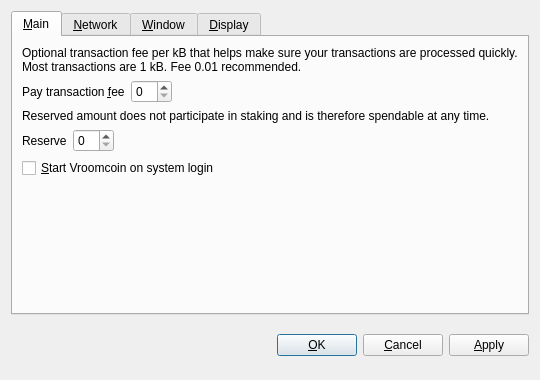
<?xml version="1.0" encoding="UTF-8"?>
<ui version="4.0">
 <class>OptionsDialog</class>
 <widget class="QDialog" name="OptionsDialog">
  <property name="geometry">
   <rect>
    <x>0</x>
    <y>0</y>
    <width>540</width>
    <height>380</height>
   </rect>
  </property>
  <property name="windowTitle">
   <string>Options</string>
  </property>
  <property name="modal">
   <bool>true</bool>
  </property>
  <layout class="QVBoxLayout" name="verticalLayout">
   <item>
    <widget class="QTabWidget" name="tabWidget">
     <property name="tabPosition">
      <enum>QTabWidget::North</enum>
     </property>
     <property name="currentIndex">
      <number>0</number>
     </property>
     <widget class="QWidget" name="tabMain">
      <attribute name="title">
       <string>&amp;Main</string>
      </attribute>
      <layout class="QVBoxLayout" name="verticalLayout_Main">
       <item>
        <widget class="QLabel" name="transactionFeeInfoLabel">
         <property name="text">
          <string>Optional transaction fee per kB that helps make sure your transactions are processed quickly. Most transactions are 1 kB. Fee 0.01 recommended.</string>
         </property>
         <property name="textFormat">
          <enum>Qt::PlainText</enum>
         </property>
         <property name="wordWrap">
          <bool>true</bool>
         </property>
        </widget>
       </item>
       <item>
        <layout class="QHBoxLayout" name="horizontalLayoutFee">
         <item>
          <widget class="QLabel" name="transactionFeeLabel">
           <property name="text">
            <string>Pay transaction &amp;fee</string>
           </property>
           <property name="textFormat">
            <enum>Qt::PlainText</enum>
           </property>
           <property name="buddy">
            <cstring>transactionFee</cstring>
           </property>
          </widget>
         </item>
         <item>
          <widget class="BitcoinAmountField" name="transactionFee"/>
         </item>
         <item>
          <spacer name="horizontalSpacerFee">
           <property name="orientation">
            <enum>Qt::Horizontal</enum>
           </property>
           <property name="sizeHint" stdset="0">
            <size>
             <width>40</width>
             <height>20</height>
            </size>
           </property>
          </spacer>
         </item>
        </layout>
       </item>
       <item>
        <widget class="QLabel" name="reserveBalanceInfoLabel">
         <property name="text">
          <string>Reserved amount does not participate in staking and is therefore spendable at any time.</string>
         </property>
         <property name="textFormat">
          <enum>Qt::PlainText</enum>
         </property>
         <property name="wordWrap">
          <bool>true</bool>
         </property>
        </widget>
       </item>
       <item>
        <layout class="QHBoxLayout" name="horizontalLayoutReserveBalance">
         <item>
          <widget class="QLabel" name="reserveBalanceLabel">
           <property name="text">
            <string>Reserve</string>
           </property>
           <property name="textFormat">
            <enum>Qt::PlainText</enum>
           </property>
           <property name="buddy">
            <cstring>reserveBalance</cstring>
           </property>
          </widget>
         </item>
         <item>
          <widget class="BitcoinAmountField" name="reserveBalance"/>
         </item>
         <item>
          <spacer name="horizontalSpacerReserveBalance">
           <property name="orientation">
            <enum>Qt::Horizontal</enum>
           </property>
           <property name="sizeHint" stdset="0">
            <size>
             <width>40</width>
             <height>20</height>
            </size>
           </property>
          </spacer>
         </item>
        </layout>
       </item>
       <item>
        <widget class="QCheckBox" name="bitcoinAtStartup">
         <property name="toolTip">
          <string>Automatically start Vroomcoin after logging in to the system.</string>
         </property>
         <property name="text">
          <string>&amp;Start Vroomcoin on system login</string>
         </property>
        </widget>
       </item>
       <item>
        <spacer name="verticalSpacer_Main">
         <property name="orientation">
          <enum>Qt::Vertical</enum>
         </property>
         <property name="sizeHint" stdset="0">
          <size>
           <width>20</width>
           <height>40</height>
          </size>
         </property>
        </spacer>
       </item>
      </layout>
     </widget>
     <widget class="QWidget" name="tabNetwork">
      <attribute name="title">
       <string>&amp;Network</string>
      </attribute>
      <layout class="QVBoxLayout" name="verticalLayout_Network">
       <item>
        <widget class="QCheckBox" name="mapPortUpnp">
         <property name="toolTip">
          <string>Automatically open the Vroomcoin client port on the router. This only works when your router supports UPnP and it is enabled.</string>
         </property>
         <property name="text">
          <string>Map port using &amp;UPnP</string>
         </property>
        </widget>
       </item>
       <item>
        <widget class="QCheckBox" name="connectSocks">
         <property name="toolTip">
          <string>Connect to the Vroomcoin network through a SOCKS5 proxy (e.g. when connecting through Tor).</string>
         </property>
         <property name="text">
          <string>&amp;Connect through SOCKS5 proxy:</string>
         </property>
        </widget>
       </item>
       <item>
        <layout class="QHBoxLayout" name="horizontalLayout_Network">
         <item>
          <widget class="QLabel" name="proxyIpLabel">
           <property name="text">
            <string>Proxy &amp;IP:</string>
           </property>
           <property name="textFormat">
            <enum>Qt::PlainText</enum>
           </property>
           <property name="buddy">
            <cstring>proxyIp</cstring>
           </property>
          </widget>
         </item>
         <item>
          <widget class="QValidatedLineEdit" name="proxyIp">
           <property name="maximumSize">
            <size>
             <width>140</width>
             <height>16777215</height>
            </size>
           </property>
           <property name="toolTip">
            <string>IP address of the proxy (e.g. 127.0.0.1)</string>
           </property>
          </widget>
         </item>
         <item>
          <widget class="QLabel" name="proxyPortLabel">
           <property name="text">
            <string>&amp;Port:</string>
           </property>
           <property name="textFormat">
            <enum>Qt::PlainText</enum>
           </property>
           <property name="buddy">
            <cstring>proxyPort</cstring>
           </property>
          </widget>
         </item>
         <item>
          <widget class="QLineEdit" name="proxyPort">
           <property name="maximumSize">
            <size>
             <width>55</width>
             <height>16777215</height>
            </size>
           </property>
           <property name="toolTip">
            <string>Port of the proxy (e.g. 9050)</string>
           </property>
          </widget>
         </item>
         <item>
          <spacer name="horizontalSpacer_Network">
           <property name="orientation">
            <enum>Qt::Horizontal</enum>
           </property>
           <property name="sizeHint" stdset="0">
            <size>
             <width>40</width>
             <height>20</height>
            </size>
           </property>
          </spacer>
         </item>
        </layout>
       </item>
       <item>
        <spacer name="verticalSpacer_Network">
         <property name="orientation">
          <enum>Qt::Vertical</enum>
         </property>
         <property name="sizeHint" stdset="0">
          <size>
           <width>20</width>
           <height>40</height>
          </size>
         </property>
        </spacer>
       </item>
      </layout>
     </widget>
     <widget class="QWidget" name="tabWindow">
      <attribute name="title">
       <string>&amp;Window</string>
      </attribute>
      <layout class="QVBoxLayout" name="verticalLayout_Window">
       <item>
        <widget class="QCheckBox" name="minimizeToTray">
         <property name="toolTip">
          <string>Show only a tray icon after minimizing the window.</string>
         </property>
         <property name="text">
          <string>&amp;Minimize to the tray instead of the taskbar</string>
         </property>
        </widget>
       </item>
       <item>
        <widget class="QCheckBox" name="minimizeOnClose">
         <property name="toolTip">
          <string>Minimize instead of exit the application when the window is closed. When this option is enabled, the application will be closed only after selecting Quit in the menu.</string>
         </property>
         <property name="text">
          <string>M&amp;inimize on close</string>
         </property>
        </widget>
       </item>
       <item>
        <spacer name="verticalSpacer_Window">
         <property name="orientation">
          <enum>Qt::Vertical</enum>
         </property>
         <property name="sizeHint" stdset="0">
          <size>
           <width>20</width>
           <height>40</height>
          </size>
         </property>
        </spacer>
       </item>
      </layout>
     </widget>
     <widget class="QWidget" name="tabDisplay">
      <attribute name="title">
       <string>&amp;Display</string>
      </attribute>
      <layout class="QVBoxLayout" name="verticalLayout_Display">
       <item>
        <layout class="QHBoxLayout" name="horizontalLayout_1_Display">
         <item>
          <widget class="QLabel" name="langLabel">
           <property name="text">
            <string>User Interface &amp;language:</string>
           </property>
           <property name="textFormat">
            <enum>Qt::PlainText</enum>
           </property>
           <property name="buddy">
            <cstring>lang</cstring>
           </property>
          </widget>
         </item>
         <item>
          <widget class="QValueComboBox" name="lang">
           <property name="toolTip">
            <string>The user interface language can be set here. This setting will take effect after restarting Vroomcoin.</string>
           </property>
          </widget>
         </item>
        </layout>
       </item>
       <item>
        <layout class="QHBoxLayout" name="horizontalLayout_2_Display">
         <item>
          <widget class="QLabel" name="unitLabel">
           <property name="text">
            <string>&amp;Unit to show amounts in:</string>
           </property>
           <property name="textFormat">
            <enum>Qt::PlainText</enum>
           </property>
           <property name="buddy">
            <cstring>unit</cstring>
           </property>
          </widget>
         </item>
         <item>
          <widget class="QValueComboBox" name="unit">
           <property name="toolTip">
            <string>Choose the default subdivision unit to show in the interface and when sending coins.</string>
           </property>
          </widget>
         </item>
        </layout>
       </item>
       <item>
        <widget class="QCheckBox" name="coinControlFeatures">
         <property name="toolTip">
          <string>Whether to show coin control features or not.</string>
         </property>
         <property name="text">
          <string>Display coin &amp;control features (experts only!)</string>
         </property>
        </widget>
       </item>
       <item>
        <widget class="QCheckBox" name="minimizeCoinAge">
         <property name="toolTip">
          <string>Whether to select the coin outputs randomly or with minimal coin age.</string>
         </property>
         <property name="text">
          <string>Minimize weight consumption (experimental)</string>
         </property>
        </widget>
       </item>
       <item>
        <widget class="QCheckBox" name="useBlackTheme">
         <property name="text">
          <string>Use vroomcoin visual theme (requires restart)</string>
         </property>
        </widget>
       </item>
       <item>
        <spacer name="verticalSpacer_Display">
         <property name="orientation">
          <enum>Qt::Vertical</enum>
         </property>
         <property name="sizeHint" stdset="0">
          <size>
           <width>20</width>
           <height>40</height>
          </size>
         </property>
        </spacer>
       </item>
      </layout>
     </widget>
    </widget>
   </item>
   <item>
    <layout class="QHBoxLayout" name="horizontalLayout_Buttons">
     <item>
      <spacer name="horizontalSpacer_1">
       <property name="orientation">
        <enum>Qt::Horizontal</enum>
       </property>
       <property name="sizeHint" stdset="0">
        <size>
         <width>40</width>
         <height>48</height>
        </size>
       </property>
      </spacer>
     </item>
     <item>
      <widget class="QLabel" name="statusLabel">
       <property name="font">
        <font>
         <weight>75</weight>
         <bold>true</bold>
        </font>
       </property>
       <property name="text">
        <string/>
       </property>
       <property name="textFormat">
        <enum>Qt::PlainText</enum>
       </property>
       <property name="wordWrap">
        <bool>true</bool>
       </property>
      </widget>
     </item>
     <item>
      <spacer name="horizontalSpacer_2">
       <property name="orientation">
        <enum>Qt::Horizontal</enum>
       </property>
       <property name="sizeHint" stdset="0">
        <size>
         <width>40</width>
         <height>48</height>
        </size>
       </property>
      </spacer>
     </item>
     <item>
      <widget class="QPushButton" name="okButton">
       <property name="text">
        <string>&amp;OK</string>
       </property>
      </widget>
     </item>
     <item>
      <widget class="QPushButton" name="cancelButton">
       <property name="text">
        <string>&amp;Cancel</string>
       </property>
       <property name="autoDefault">
        <bool>false</bool>
       </property>
      </widget>
     </item>
     <item>
      <widget class="QPushButton" name="applyButton">
       <property name="text">
        <string>&amp;Apply</string>
       </property>
       <property name="autoDefault">
        <bool>false</bool>
       </property>
      </widget>
     </item>
    </layout>
   </item>
  </layout>
 </widget>
 <customwidgets>
  <customwidget>
   <class>BitcoinAmountField</class>
   <extends>QSpinBox</extends>
   <header>bitcoinamountfield.h</header>
  </customwidget>
  <customwidget>
   <class>QValueComboBox</class>
   <extends>QComboBox</extends>
   <header>qvaluecombobox.h</header>
  </customwidget>
  <customwidget>
   <class>QValidatedLineEdit</class>
   <extends>QLineEdit</extends>
   <header>qvalidatedlineedit.h</header>
  </customwidget>
 </customwidgets>
 <resources/>
 <connections/>
</ui>
